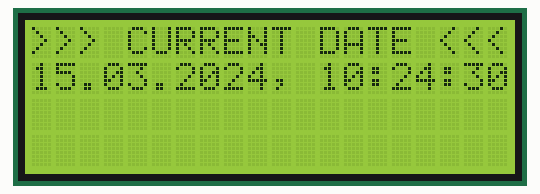
Simulated run of this sketch. Board: Arduino Uno, built with avr-gcc and run on an emulated ATmega328P. On the bench: 20×4 character LCD. The local clock reads 2024-03-15 10:24:30 at power-on unless the sketch sets it.

Above: at 0.2 s.
At 1.1 s:
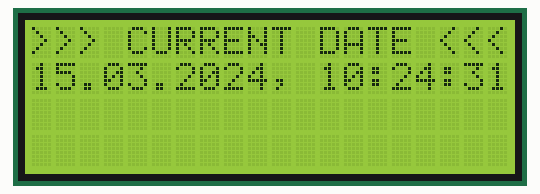
At 14.1 s:
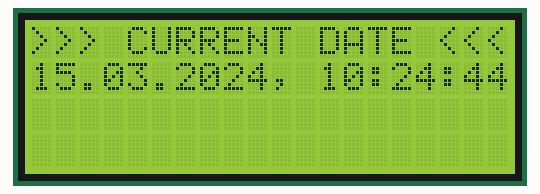
At 18.2 s:
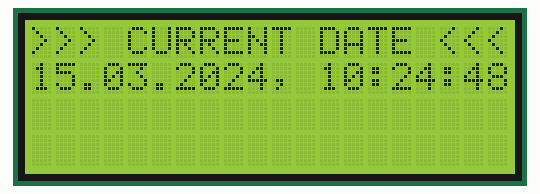
At 27.1 s:
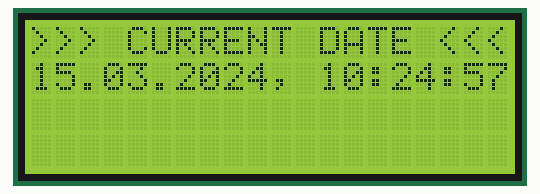
At 38.1 s:
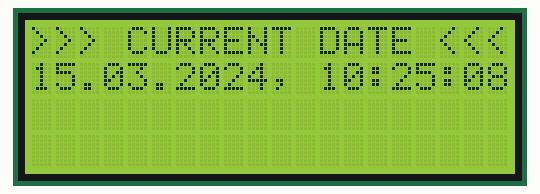

Measured:
- what the display in image 2 shows lasts 1.1 s, from 14.1 s to 15.2 s

The sketch:

RTC-screen.ino
```cpp
#include <Wire.h>
#include <DS3231.h>
#include "screen.h"
#include "sifw.h"

DS3231 myClock;
bool century = false;
bool h12 = false;
bool pm = false;

void setup()
{
    Wire.begin();
    srn::SETUP();
}

void loop()
{
    srn::print(">>> CURRENT DATE <<<", 0);

    String day = sif::fill(String(myClock.getDate()), 2, "0", true);
    String month = sif::fill(String(myClock.getMonth(century)), 2, "0", true);
    String year = "20" + sif::fill(String(myClock.getYear()), 2, "0", true);
    String date = day + "." + month + "." + year;

    String hourTime = sif::fill(String(myClock.getHour(h12, pm)), 2, "0", true);
    String minuteTime = sif::fill(String(myClock.getMinute()), 2, "0", true);
    String secondTime = sif::fill(String(myClock.getSecond()), 2, "0", true);
    String time = hourTime + ":" + minuteTime + ":" + secondTime;

    srn::print(date + ", " + time, 1);
    delay(100);
}
```

screen.h
```cpp
#include <Wire.h>
#include <LiquidCrystal_I2C.h>

namespace srn {
    const int WIDTH = 20, HEIGHT = 4, SLEEP = 10;
    LiquidCrystal_I2C lcd(0x27, WIDTH, HEIGHT);

    void SETUP() {
        lcd.init();
        lcd.backlight();
        lcd.setCursor(0, 0);
        // lcd.cursor();
        // lcd.blink();
    }

    void print(String text, int line, bool fade = false) {
        if (text.length() != WIDTH || line >= HEIGHT || line < 0) {
            text = "ERROR IN PRINT FUNC!";
            if (line < 0) line = 0;
            if (line >= HEIGHT) line = HEIGHT - 1;
            fade = true;
        }

        for (int i = 0; i < WIDTH; ++i) {
            lcd.setCursor(i, line);
            lcd.print(text[i]);
            if (fade) delay(SLEEP);
        }
    }

    void clear() {
        lcd.clear();
    }
};
```

sifw.h
```cpp
namespace sif {
    String fill(String text, int size, String filler, bool begin = false) {
        while (text.length() < size) {
            if (begin) text = filler + text;
            else text = text + filler;
        }
        return text;
    }
};

namespace dot {
    String loading = "";

    String loadingLine(int maxsize) {
        if (loading.length() >= maxsize) loading = "";
        loading = loading + "#";

        return loading;
    }

    void resetLine() {
        loading = "";
    }
};
```
